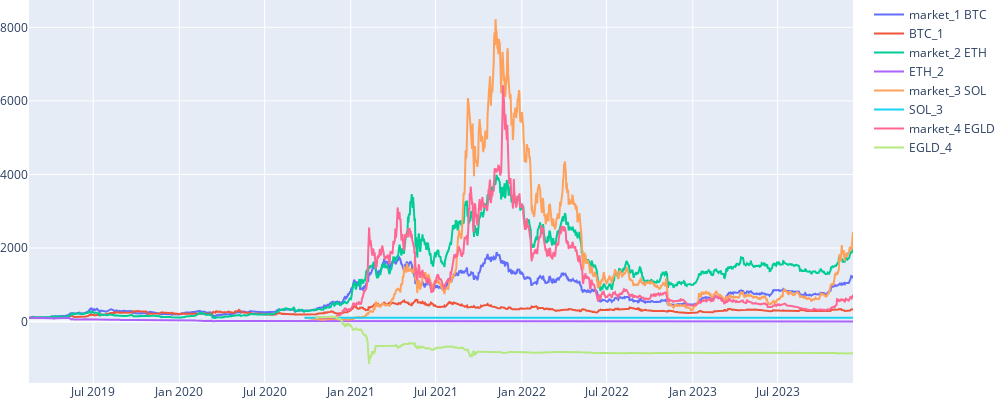

Source (notebook cell):
### Markdown cell above
### Global Report

### Code cell
env.globalReport()

### Figure 1 — Plotly figure (JSON) as saved in the notebook; plotly's stock layout.template omitted (floating-point values rounded to 4 significant figures; data arrays with more than 128 entries replaced by an {"elided": "..."} marker saying what was removed)
{"data": [{"name": "market_1 BTC", "type": "scatter", "x": {"elided": "1760 str values"}, "y": {"elided": "1760 float values"}}, {"name": "BTC_1", "type": "scatter", "x": {"elided": "1760 str values"}, "y": {"elided": "1760 float values"}}, {"name": "market_2 ETH", "type": "scatter", "x": {"elided": "1760 str values"}, "y": {"elided": "1760 float values"}}, {"name": "ETH_2", "type": "scatter", "x": {"elided": "1760 str values"}, "y": {"elided": "1760 float values"}}, {"name": "market_3 SOL", "type": "scatter", "x": {"elided": "1172 str values"}, "y": {"elided": "1172 float values"}}, {"name": "SOL_3", "type": "scatter", "x": {"elided": "1172 str values"}, "y": {"elided": "1172 int values"}}, {"name": "market_4 EGLD", "type": "scatter", "x": {"elided": "1149 str values"}, "y": {"elided": "1149 float values"}}, {"name": "EGLD_4", "type": "scatter", "x": {"elided": "1149 str values"}, "y": {"elided": "1149 float values"}}], "layout": {"height": 400, "margin": {"b": 0, "l": 0, "r": 10, "t": 0}, "width": 1000}}
